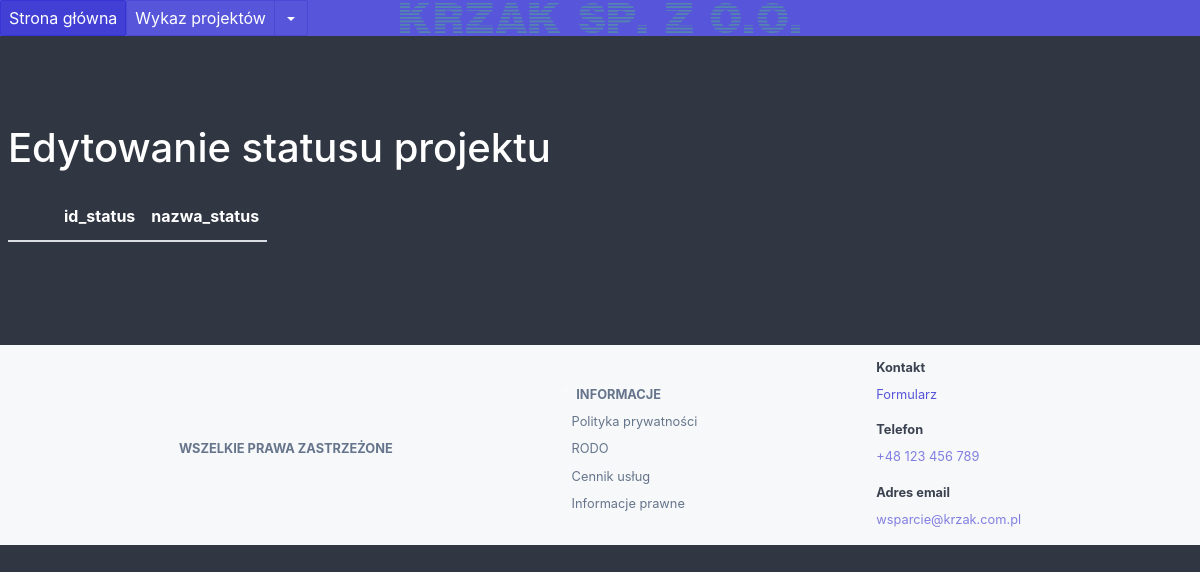
Page /edytuj_status on the earlier database version.
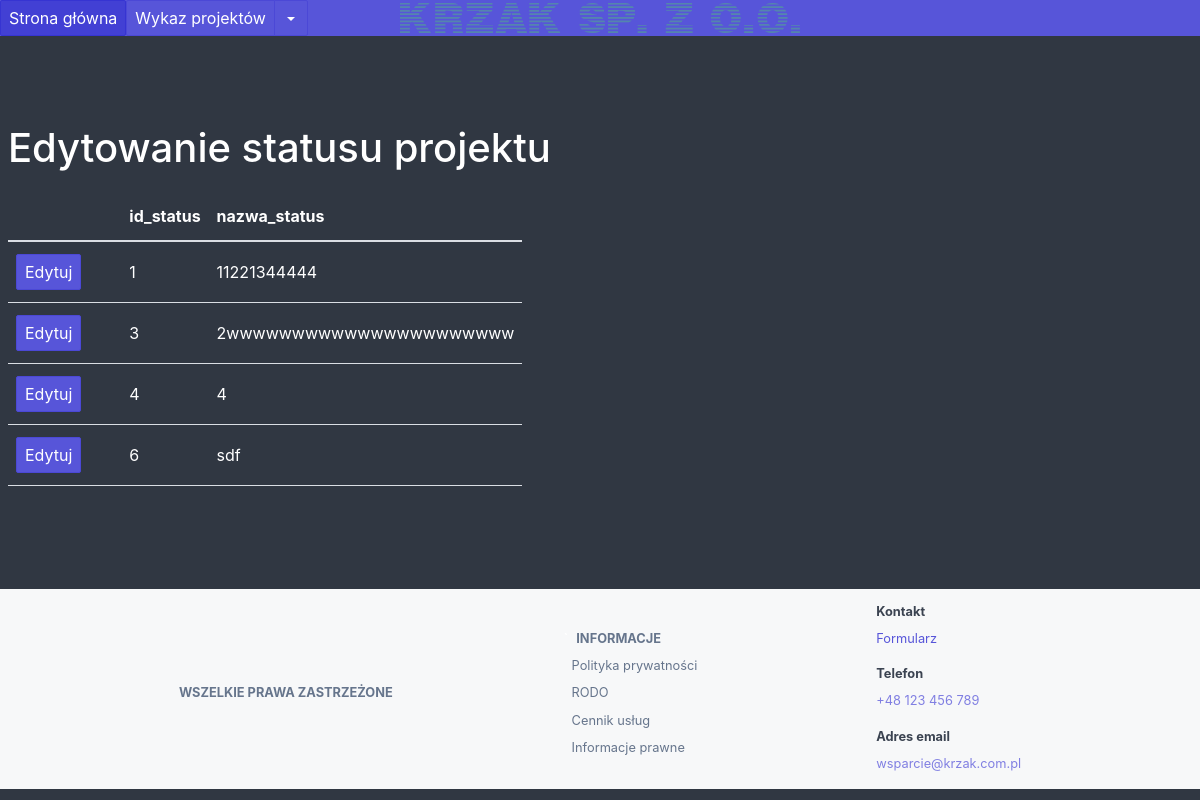
Same page on the later database version.
### flask_app.py (models this page shows)
class Status(db.Model):
    id_status = db.Column(db.Integer, primary_key=True, unique=True)
    nazwa_status = db.Column(db.Text)

### flask_app.py (the view, shortened to what this page needs)
@app.route('/edytuj_status', methods=['GET','POST'])
def edytuj_status():
    db_class  = Status
    db_pk     = Status.id_status
    db_pk_str = 'id_status'
    editable_columns = ['nazwa_status']
    return render_template('edytuj_status.html',
           db_class=db_class,
           db_query=db.session.query(db_class),
           editable_columns=editable_columns)

### templates/edytuj_status.html (shortened to what this page needs)
{% extends "bazowa_templatka.html" %}
{% block content %}
<h1>Edytowanie statusu projektu</h1>
<table class="table table-scroll bg-dark">
  <thead>
    <tr>
      <th></th>
      <th></th>
      <th></th>
      {% for column in db_class.__table__.columns %}
        <th>{{ column.name }}</th>
      {% endfor %}
    </tr>
  </thead>
  <tbody>
  {% for row in db_query.all() %}
    {% set idx = loop.index %}
    <tr id="record-{{idx}}">
        <td id="edit-btn-{{idx}}"><button class="btn btn-primary" onclick="start_edit({{idx}})">Edytuj</button></td>
        <td id="filler-1-{{idx}}"></td>
        <td id="filler-2-{{idx}}"></td>
        <form action="/edytuj_status" method="POST">
          {% for column in db_class.__table__.columns %}
            <td>
              {% if column.name in editable_columns %}
                <div class="editable-label">{{ row.__dict__[column.name] }}</div>
              {% else %}
                <div>{{ row.__dict__[column.name] }}</div>
              {% endif %}
            </td>
          {% endfor %}
        </form>
    </tr>
  {% endfor %}
  </tbody>
</table>
{% endblock %}

### templates/bazowa_templatka.html (shortened to what this page needs)
<!doctype html>
<html lang="en">
<head>
    <link rel="stylesheet" href="{{url_for('static', filename='css/spectre-0.5.9/dist/spectre.min.css')}}">
    <link rel="stylesheet" href="{{url_for('static', filename='css/spectre-0.5.9/dist/spectre-icons.min.css')}}">
</head>
<body class="bg-dark">
    {% block navbar %}
    <header class="navbar bg-primary">
      <section class="navbar-section">
                <div class="dropdown">
                  <div class="btn-group"><a class="btn btn-primary" href="/strona_glowna">Strona główna</a>
                  </div>
                </div>
                <div class="dropdown">
                  <div class="btn-group"><a class="btn btn-primary" href="/wykaz_projektow">Wykaz projektów</a><a class="btn btn-primary dropdown-toggle" tabindex="0"><i class="icon icon-caret"></i></a>
                  </div>
                </div>
      </section>
      <section class="navbar-center">
        <img  src="{{url_for( 'static', filename='img/krzak.png' )}}" alt="" height="30px" alt="image missing">
      </section>
      <section class="navbar-section">
      </section>
    </header>
    {% endblock %}
    <div class="hero bg-dark">
        <div class="hero-body">
        {% block content %}{% endblock %}
        </div>
    </div>
    <div class="px-2 bg-gray"
         style="
           display: flex;
           flex-direction: row;
           width: 100%;
           justify-content: space-evenly;
           align-items: center;">
    <div class="">
      <small>
        <ul class="nav">
          <li class="nav-item">
            <strong>
              <a href="">WSZELKIE PRAWA ZASTRZEŻONE</a>
            </strong>
        </ul>
      </small>
    </div>
    <div class="">
      <small>
        <ul class="nav">
          <li class="nav-item">
            <strong>
            `<a href="">INFORMACJE</a>
            </strong>
          </li>
          <li class="nav-item">
            <a href="" title="Self Service">Polityka prywatności</a>
          </li>
          <li class="nav-item">
            <a href="" title="Assisted Service">RODO</a>
          </li>
          <li class="nav-item">
            <a href="" title="Managed Service">Cennik usług</a>
          </li>
          <li class="nav-item">
            <a href="" title="Voting Center Service">Informacje prawne</a>
          </li>
        </ul>
      </small>
    </div>
    <div class="">
      <small>
        <div class="mb-2 px-2 text-dark">
          <dl>
            <dt>Kontakt</dt>
            <dd>
              <a href="#contact-form">Formularz</a>
            </dd>
          </dl>
          <dl>
            <dt>Telefon</dt>
            <dd><a href="">+48 123 456 789</a></dd>
          </dl>
          <dl>
            <dt>Adres email</dt>
            <dd>
              <a href="">wsparcie@krzak.com.pl</a>
            </dd>
          </dl>
        </div>
      </small>
    </div>
</div>
</body>

Differences in the rows shown:
added Status: __dict__ "1", nazwa_status "11221344444"
added Status: __dict__ "3", nazwa_status "2wwwwwwwwwwwwwwwwwwwwww"
added Status: __dict__ "4", __dict__ "4"
added Status: __dict__ "6", nazwa_status "sdf"
